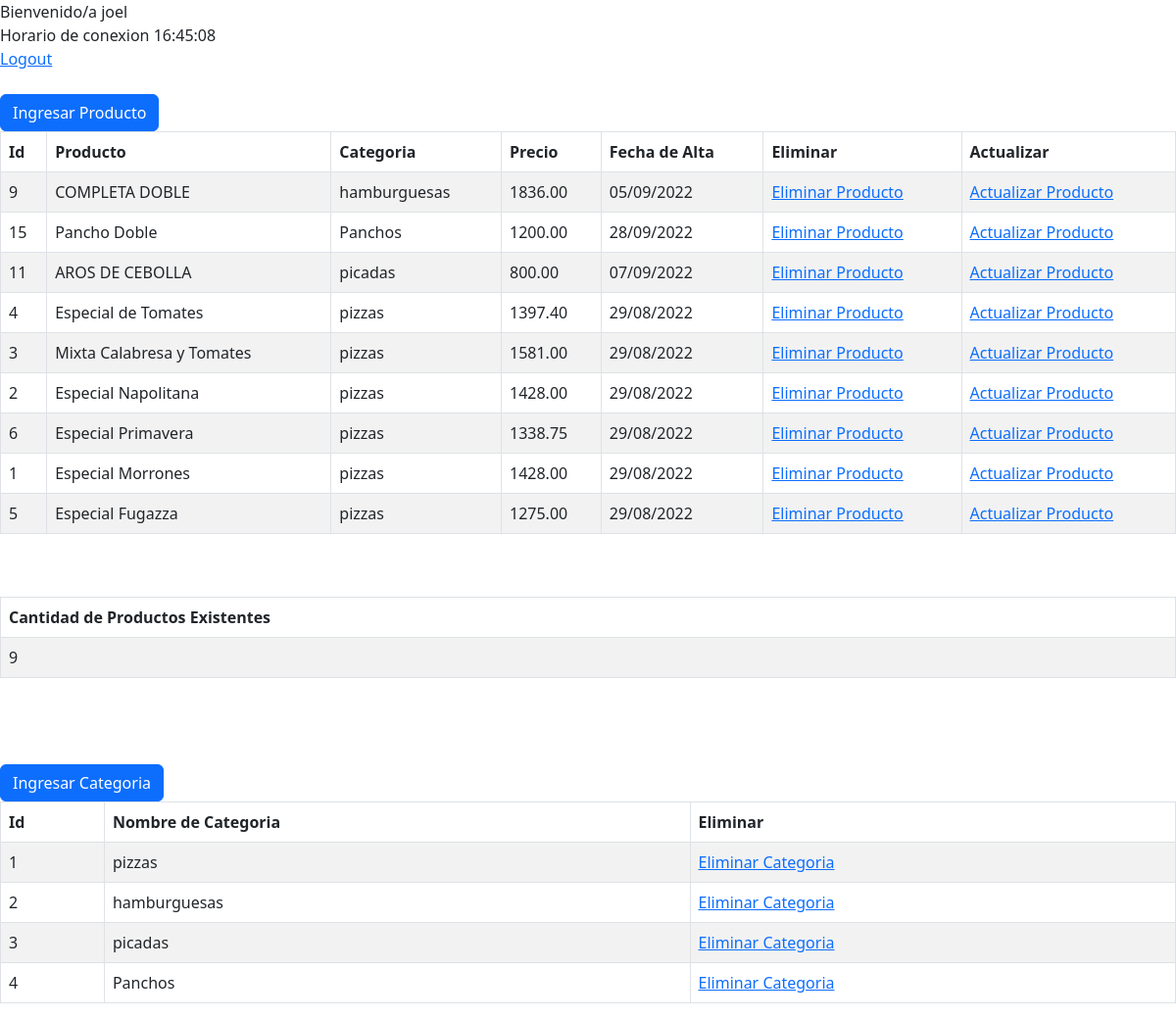
The app's page /welcome.php (signed in) with its own data.
### tables this page shows
CREATE TABLE `products` (
  `id_product` int(11) NOT NULL,
  `product_name` varchar(50) NOT NULL,
  `price` decimal(7,2) NOT NULL,
  `start_date` timestamp NOT NULL DEFAULT current_timestamp(),
  `image` varchar(255) DEFAULT NULL,
  `id_category` int(11) NOT NULL,
  `description` varchar(100) DEFAULT NULL
);

CREATE TABLE `categories` (
  `id_category` int(11) NOT NULL,
  `category_name` varchar(50) NOT NULL
);

### db.php (called while the page is built, shortened)
<?php
class Db{
    private $connection;
    public function __construct(){
        try {
            $dsn = "mysql:dbname=" . DATABASE_NAME . ";host=" . SERVER_NAME;
            $this->connection = new PDO($dsn, USER_NAME, PASSWORD);
        } catch(PDOException $e){
              die("Conexion Fallida");
          }
        return $this->connection;
    }
    public function prepare($query){
        return $this->connection->prepare($query);
    }
    public function query($query){
        return $this->connection->query($query);
    }
}

### welcome.php (the view, shortened to what this page needs)
<!DOCTYPE html>
<html lang="en">
<head>
  <link rel="stylesheet" href="https://cdn.jsdelivr.net/npm/bootstrap@5.2.0-beta1/dist/css/bootstrap.min.css" />
  <link rel="stylesheet" href="css/all.css">
  <link rel="stylesheet" href="css/styles.css">
</head>
<body>
  <?php
  if ($_SESSION['logueado']) {
    echo "Bienvenido/a " . $_SESSION['username'];
    echo "<br>";
    echo "Horario de conexion " . $_SESSION['time'];
    echo "<br>";
    echo "<a href='logout.php'>Logout</a>";
    echo "<br>";
    echo "<br>";
    echo "<a href='insert_products.php' class='btn btn-primary'> Ingresar Producto </a>";
    include_once("db.php");
    $link = new Db();
    $sql = "select p.id_product, p.product_name, p.price, date_format(p.start_date, '%d/%m/%Y') as date, c.category_name from products p inner join categories c on c.id_category=p.id_category order by c.category_name asc";
    $stmt = $link->prepare($sql);
    $stmt->execute();
    $data = $stmt->fetchAll();
    $table = "<table class='table table-bordered table-striped'>
    <thead class='thead-dark'>
      <tr>
        <th> Id </th>
        <th> Producto </th>
        <th> Categoria </th>
        <th> Precio </th>
        <th> Fecha de Alta </th>
        <th> Eliminar </th>
        <th> Actualizar </th>
      </tr>
    </thead> <tbody>";
    echo $table;
    foreach ($data as $row) {
  ?>
      <tr>
        <td>
          <?php echo $row['id_product']; ?>
        </td>
        <td>
          <?php echo $row['product_name']; ?>
        </td>
        <td>
          <?php echo $row['category_name']; ?>
        </td>
        <td>
          <?php echo $row['price']; ?>
        </td>
        <td>
          <?php echo $row['date']; ?>
        </td>
        <td>
          <a href="#" onclick="deleteProduct(<?php echo $row['id_product'] ?>)"> Eliminar Producto </a>
        </td>
        <td>
          <a href="#" onclick="updateProduct(<?php echo $row['id_product'] ?>)"> Actualizar Producto </a>
        </td>
      </tr>
  <?php
    }
    echo "</tbody>";
    echo "</table>";
    $stmtTblCnt=$link->query("select count(*) from products");
    $cntPds = $stmtTblCnt->fetchColumn();
    $table = "<table class='table table-bordered table-striped'>
    <thead class='thead-dark'>
      <tr>
        <th> Cantidad de Productos Existentes </th>
      </tr>
    </thead> <tbody>";
    ?>
    <br>
    <br>
    <?php
    echo $table;
    ?>
    <tr>
      <td>
      <?php echo $cntPds; ?>
      </td>
    </tr>
    <?php
    echo "</tbody>";
    echo "</table>";
    ?>
    <br>
    <br>
    <br>
    <?php echo "<a href='insert_categories.php' class='btn btn-primary'> Ingresar Categoria </a>";
    $sqlCtg="select id_category, category_name from categories order by id_category asc";
    $stmtCtg = $link->prepare($sqlCtg);
    $stmtCtg->execute();
    $dataCtg=$stmtCtg->fetchAll();
    $table= "<table class='table table-bordered table-striped'>
    <thead class='thead-dark'>
      <tr>
        <th> Id </th>
        <th>Nombre de Categoria</th>
        <th>Eliminar</th>
      </tr>
    </thead> <tbody>";
    echo $table;
    foreach($dataCtg as $row)
      {
        ?>
      <tr>
        <td>
          <?php echo $row['id_category'] ?>
        </td>
        <td>
          <?php echo $row['category_name'] ?>
        </td>
        <td>
          <a href="#" onclick="deleteCategory(<?php echo $row['id_category']?>)">Eliminar Categoria </a>
        </td>
      </tr>
<?php }
  } else {
    header('location:login.html');
  }
  ?>
</body>
</html>

### css/styles.css (style rules this page uses)
body { background-color: #fff; font-size: 16px; }

### records on screen
products: id_product "9", product_name "COMPLETA DOBLE", id_category.category_name "hamburguesas", price "1836.00", date "05/09/2022"
products: id_product "15", product_name "Pancho Doble", id_category.category_name "Panchos", price "1200.00", date "28/09/2022"
products: id_product "11", product_name "AROS DE CEBOLLA", id_category.category_name "picadas", price "800.00", date "07/09/2022"
products: id_product "4", product_name "Especial de Tomates", id_category.category_name "pizzas", price "1397.40", date "29/08/2022"
products: id_product "3", product_name "Mixta Calabresa y Tomates", id_category.category_name "pizzas", price "1581.00", date "29/08/2022"
products: id_product "2", product_name "Especial Napolitana", id_category.category_name "pizzas", price "1428.00", date "29/08/2022"
products: id_product "6", product_name "Especial Primavera", id_category.category_name "pizzas", price "1338.75", date "29/08/2022"
products: id_product "1", product_name "Especial Morrones", id_category.category_name "pizzas", price "1428.00", date "29/08/2022"
products: id_product "5", product_name "Especial Fugazza", id_category.category_name "pizzas", price "1275.00", date "29/08/2022"
categories: id_category "1", category_name "pizzas"
categories: id_category "2", category_name "hamburguesas"
categories: id_category "3", category_name "picadas"
categories: id_category "4", category_name "Panchos"

### other values on screen
$_SESSION['username'] "joel"
$_SESSION['time'] "16:45:08"
$cntPds "9"
